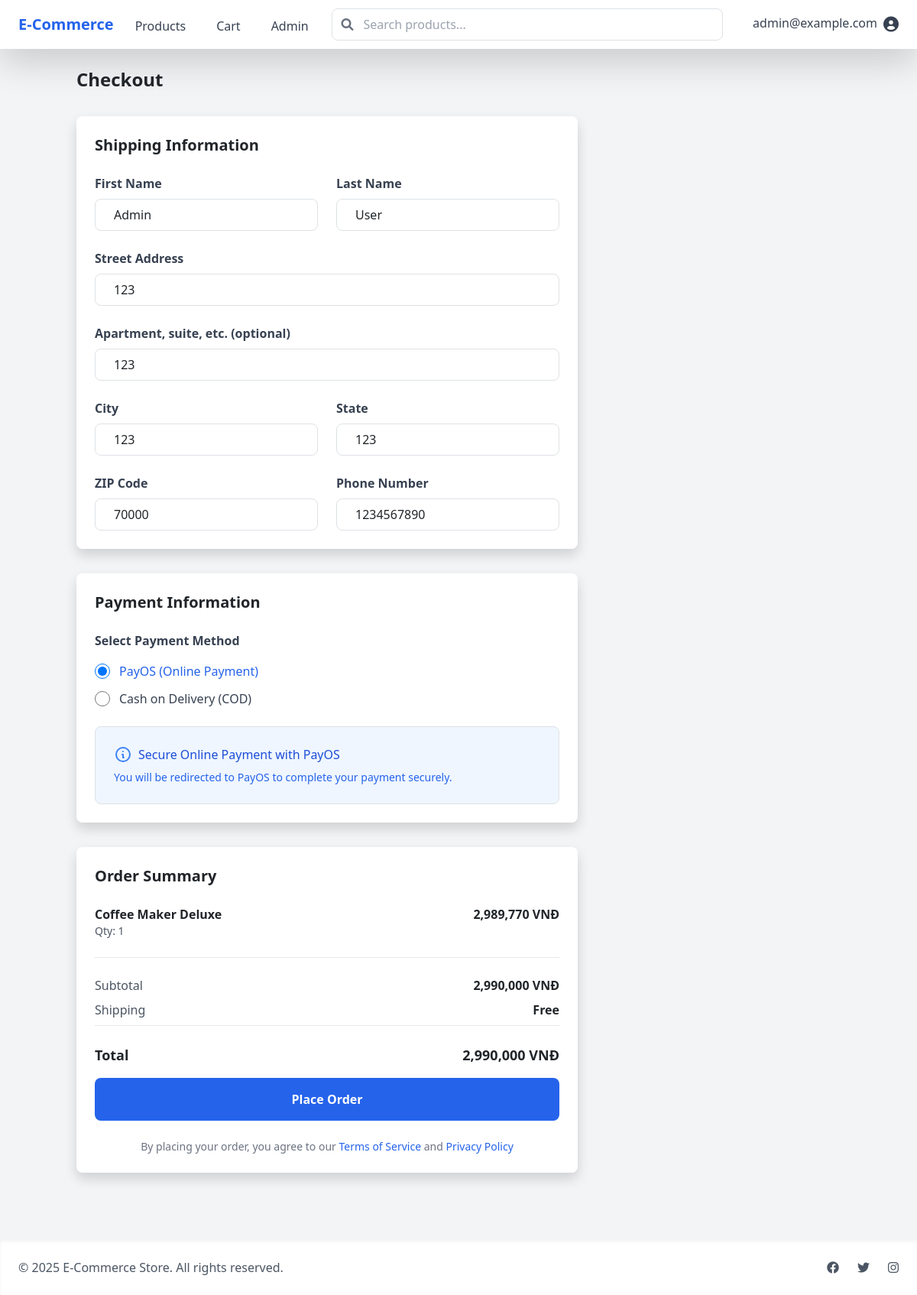
The page /cart/checkout (signed in) on the database as committed earlier.
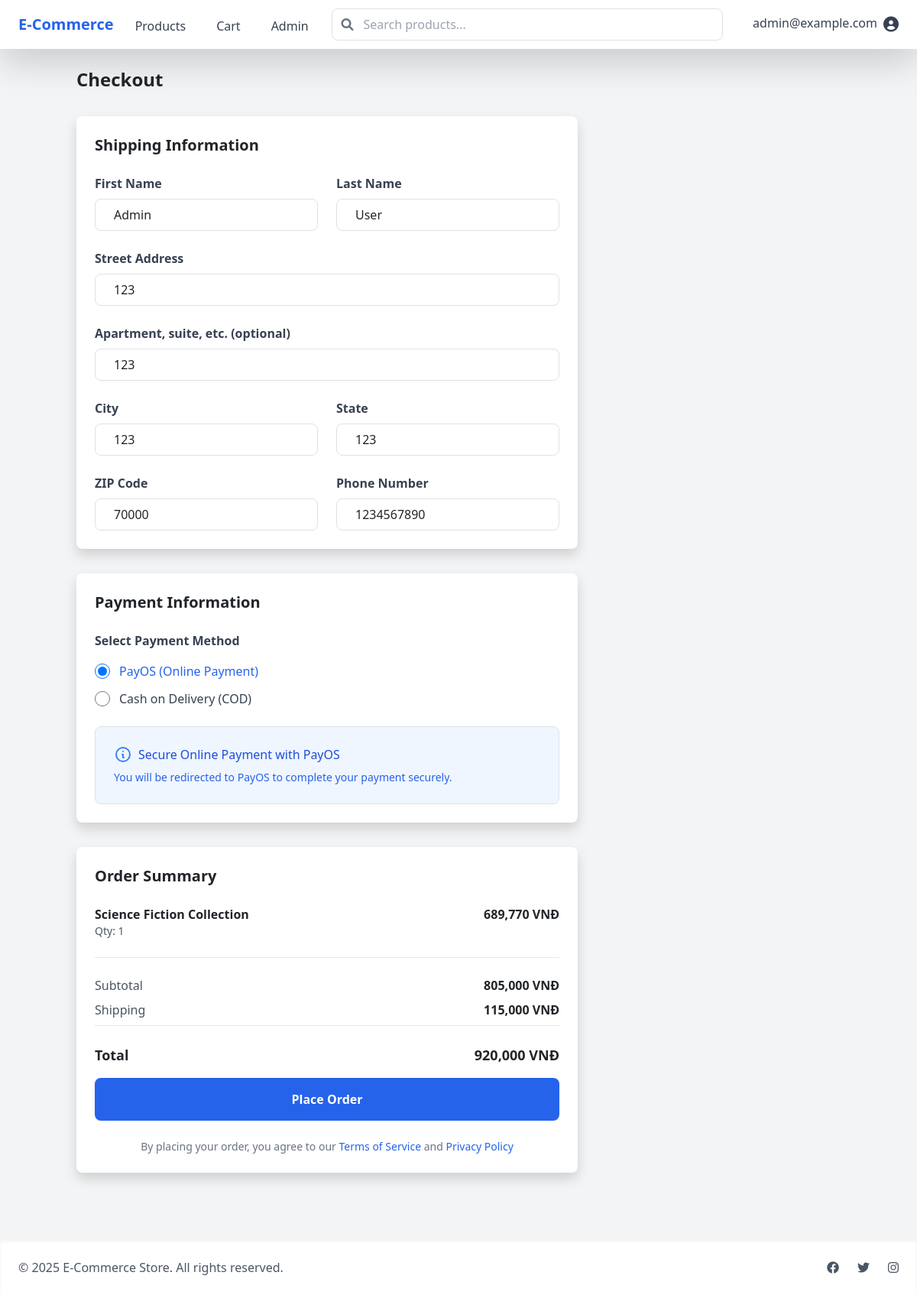
The same page on the database as committed later.
### models/cart.py (models this page shows, shortened)
class CartItem(db.Model):
    __tablename__ = 'cart_items'
    id = db.Column(db.Integer, primary_key=True)
    user_id = db.Column(db.Integer, db.ForeignKey('users.id'), nullable=False)
    product_id = db.Column(db.Integer, db.ForeignKey('products.id'), nullable=False)
    quantity = db.Column(db.Integer, default=1)
    created_at = db.Column(db.DateTime, default=datetime.utcnow)
    updated_at = db.Column(db.DateTime, default=datetime.utcnow, onupdate=datetime.utcnow)
    deleted_at = db.Column(db.DateTime, nullable=True)
    product = db.relationship('Product',
                          back_populates='cart_items',
                          lazy='joined',
                          foreign_keys=[product_id])
    @property
    def subtotal(self):
        return self.quantity * self.product.price

### models/product.py (models this page shows, shortened)
class Product(db.Model):
    __tablename__ = 'products'
    id = db.Column(db.Integer, primary_key=True)
    name = db.Column(db.String(200), nullable=False)
    description = db.Column(db.Text)
    price = db.Column(db.Float, nullable=False)
    stock = db.Column(db.Integer, default=0)
    image_url = db.Column(db.String(500))  # Kept for backward compatibility
    category_id = db.Column(db.Integer, db.ForeignKey('categories.id'), nullable=False)
    sku = db.Column(db.String(50), unique=True)
    is_active = db.Column(db.Boolean, default=True)
    created_at = db.Column(db.DateTime, default=datetime.utcnow)
    updated_at = db.Column(db.DateTime, default=datetime.utcnow, onupdate=datetime.utcnow)
    cart_items = db.relationship('CartItem',
                             back_populates='product',
                             lazy=True,
                             cascade='all, delete-orphan')
    order_items = db.relationship('OrderItem', back_populates='product', lazy=True)
    images = db.relationship('ProductImage', backref='product', lazy=True,
                          cascade='all, delete-orphan',
                          order_by='ProductImage.is_primary.desc()')
    category = db.relationship('Category', back_populates='products', lazy=True)

### routes/cart.py (the view, shortened to what this page needs)
@cart_bp.route('/cart/checkout', methods=['GET', 'POST'])
@login_required
def checkout():
    current_app.logger.info(f"=== Starting Checkout Process for User {current_user.id} ===")
    current_app.logger.info(f"Request Method: {request.method}")
    current_app.logger.info(f"Headers: {dict(request.headers)}")
    try:
        cart_items = None
        with db.session.begin_nested():
            cart_items = Cart.get_user_cart(current_user.id)
            current_app.logger.info(f"Cart validated with {len(cart_items)} items")
            for item in cart_items:
                current_app.logger.info(
                    f"Checkout item - Product: {item.product.name}, "
                    f"Quantity: {item.quantity}, "
                    f"Price: {item.product.price}"
                )
            cart_total = Cart.get_cart_total(current_user.id)
            current_app.logger.info(f"Cart total at checkout: {cart_total}")
    except Exception as e:
        current_app.logger.error(f"Checkout error: {str(e)}")
        db.session.rollback()
        if request.headers.get('Accept') == 'application/json':
            return jsonify({'error': 'Error processing checkout'}), 500
        flash('Error processing checkout. Please try again.', 'error')
        return redirect(url_for('cart.view_cart'))
    subtotal_usd = sum(item.subtotal for item in cart_items)
    cart_total_vnd = int(round(subtotal_usd * 23000, -3))
    if cart_total_vnd < 1150000:
        cart_total_vnd += 115000
    return render_template('cart/checkout.html', cart_items=cart_items, total=cart_total_vnd)

### templates/cart/checkout.html (shortened to what the changed rows need)
{% extends "base.html" %}
{% block content %}
<div class="container mx-auto">
    <h1 class="text-2xl font-bold mb-8">Checkout</h1>
    <div class="grid grid-cols-1 lg:grid-cols-3 gap-8">
        <div class="lg:col-span-2">
            <form method="POST" action="{{ url_for('cart.checkout') }}" id="checkoutForm">
                <div class="bg-white rounded-lg shadow p-6 mb-8">
                    <h2 class="text-xl font-bold mb-6">Shipping Information</h2>
                </div>
                <div class="bg-white rounded-lg shadow p-6 mb-8">
                    <h2 class="text-xl font-bold mb-6">Payment Information</h2>
                </div>
                <div class="bg-white rounded-lg shadow p-6 mb-8">
                    <h2 class="text-xl font-bold mb-6">Order Summary</h2>
                    <div class="space-y-4">
                    {% for item in cart_items %}
                    <div class="flex justify-between">
                        <div>
                            <p class="font-semibold">{{ item.product.name }}</p>
                            <p class="text-sm text-gray-600">Qty: {{ item.quantity }}</p>
                        </div>
                        <span class="font-semibold">{{ "{:,.0f}".format(item.subtotal * 23000) }} VNĐ</span>
                    </div>
                    {% endfor %}
                        <div class="border-t border-gray-200 pt-4 mt-4">
                            <div class="flex justify-between mb-2">
                                <span class="text-gray-600">Subtotal</span>
                                <span class="font-semibold">{{ "{:,.0f}".format(total) }} VNĐ</span>
                            </div>
                            <div class="flex justify-between mb-2">
                                <span class="text-gray-600">Shipping</span>
                                <span class="font-semibold">
                                    {% if total >= 1150000 %}
                                    Free
                                    {% else %}
                                    115,000 VNĐ
                                    {% endif %}
                                </span>
                            </div>
                            <div class="border-t border-gray-200 pt-4 mt-2">
                                <div class="flex justify-between">
                                    <span class="text-lg font-bold">Total</span>
                                    <span class="text-lg font-bold">
                                        {{ "{:,.0f}".format(total if total >= 1150000 else total + 115000) }} VNĐ
                                    </span>
                                </div>
                            </div>
                        </div>
                    </div>
                </div>
            </form>
        </div>
    </div>
</div>
{% endblock %}

Rows that differ between the two databases and show on the page:
no longer on this page (row edited): CartItem: product.name "Coffee Maker Deluxe", quantity "1", item.subtotal*23000 "2,989,770"
added CartItem: product.name "Science Fiction Collection", quantity "1", item.subtotal*23000 "689,770"
Other text that changed with them:
{{ "{:,.0f}".format(total) }}: "2,990,000" → "805,000"
{{ "{:,.0f}".format(total if total >= 1150000 else total + 115000) }}: "2,990,000" → "920,000"
text no longer shown: "Free"
text now shown: "115,000 VNĐ"
